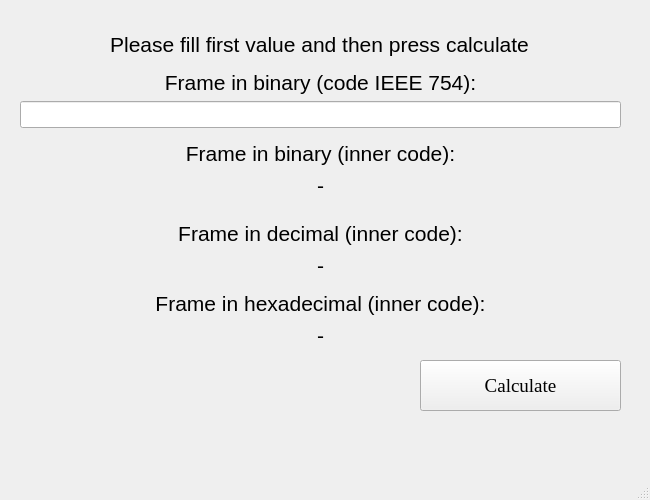
<?xml version="1.0" encoding="UTF-8"?>
<ui version="4.0">
 <class>MainWindow</class>
 <widget class="QMainWindow" name="MainWindow">
  <property name="geometry">
   <rect>
    <x>0</x>
    <y>0</y>
    <width>650</width>
    <height>500</height>
   </rect>
  </property>
  <property name="minimumSize">
   <size>
    <width>600</width>
    <height>500</height>
   </size>
  </property>
  <property name="windowTitle">
   <string>MainWindow</string>
  </property>
  <widget class="QWidget" name="centralwidget">
   <widget class="QWidget" name="layoutWidget">
    <property name="geometry">
     <rect>
      <x>20</x>
      <y>140</y>
      <width>601</width>
      <height>58</height>
     </rect>
    </property>
    <layout class="QGridLayout" name="gridLayout">
     <item row="0" column="0">
      <widget class="QLabel" name="label_1">
       <property name="font">
        <font>
         <family>Tahoma</family>
         <pointsize>16</pointsize>
        </font>
       </property>
       <property name="styleSheet">
        <string notr="true">QLabel {
	height: '34px';
}</string>
       </property>
       <property name="text">
        <string>Frame in binary (inner code):</string>
       </property>
       <property name="alignment">
        <set>Qt::AlignCenter</set>
       </property>
      </widget>
     </item>
     <item row="1" column="0">
      <widget class="QLabel" name="frame_binary">
       <property name="font">
        <font>
         <family>Tahoma</family>
         <pointsize>16</pointsize>
        </font>
       </property>
       <property name="styleSheet">
        <string notr="true">QLabel {
	height: '34px';
}</string>
       </property>
       <property name="text">
        <string>-</string>
       </property>
       <property name="alignment">
        <set>Qt::AlignCenter</set>
       </property>
      </widget>
     </item>
    </layout>
   </widget>
   <widget class="QWidget" name="layoutWidget_2">
    <property name="geometry">
     <rect>
      <x>20</x>
      <y>70</y>
      <width>601</width>
      <height>58</height>
     </rect>
    </property>
    <layout class="QGridLayout" name="gridLayout_2">
     <item row="0" column="0">
      <widget class="QLabel" name="label_2">
       <property name="font">
        <font>
         <family>Tahoma</family>
         <pointsize>16</pointsize>
        </font>
       </property>
       <property name="styleSheet">
        <string notr="true">QLabel {
	height: '34px';
}</string>
       </property>
       <property name="text">
        <string>Frame in binary (code IEEE 754):</string>
       </property>
       <property name="alignment">
        <set>Qt::AlignCenter</set>
       </property>
      </widget>
     </item>
     <item row="1" column="0">
      <widget class="QLineEdit" name="frame_bytes">
       <property name="font">
        <font>
         <family>Times New Roman</family>
         <pointsize>14</pointsize>
        </font>
       </property>
       <property name="styleSheet">
        <string notr="true"/>
       </property>
       <property name="maxLength">
        <number>256</number>
       </property>
       <property name="alignment">
        <set>Qt::AlignCenter</set>
       </property>
      </widget>
     </item>
    </layout>
   </widget>
   <widget class="QWidget" name="layoutWidget_3">
    <property name="geometry">
     <rect>
      <x>20</x>
      <y>220</y>
      <width>601</width>
      <height>58</height>
     </rect>
    </property>
    <layout class="QGridLayout" name="gridLayout_3">
     <item row="1" column="0">
      <widget class="QLabel" name="label_3">
       <property name="font">
        <font>
         <family>Tahoma</family>
         <pointsize>16</pointsize>
        </font>
       </property>
       <property name="styleSheet">
        <string notr="true">QLabel {
	height: '34px';
}</string>
       </property>
       <property name="text">
        <string>Frame in decimal (inner code):</string>
       </property>
       <property name="alignment">
        <set>Qt::AlignCenter</set>
       </property>
      </widget>
     </item>
     <item row="2" column="0">
      <widget class="QLabel" name="frame_decimal">
       <property name="font">
        <font>
         <family>Tahoma</family>
         <pointsize>16</pointsize>
        </font>
       </property>
       <property name="styleSheet">
        <string notr="true">QLabel {
	height: '34px';
}</string>
       </property>
       <property name="text">
        <string>-</string>
       </property>
       <property name="alignment">
        <set>Qt::AlignCenter</set>
       </property>
      </widget>
     </item>
    </layout>
   </widget>
   <widget class="QWidget" name="layoutWidget_4">
    <property name="geometry">
     <rect>
      <x>20</x>
      <y>290</y>
      <width>601</width>
      <height>58</height>
     </rect>
    </property>
    <layout class="QGridLayout" name="gridLayout_4">
     <item row="1" column="0">
      <widget class="QLabel" name="label_4">
       <property name="font">
        <font>
         <family>Tahoma</family>
         <pointsize>16</pointsize>
        </font>
       </property>
       <property name="styleSheet">
        <string notr="true">QLabel {
	height: '34px';
}</string>
       </property>
       <property name="text">
        <string>Frame in hexadecimal (inner code):</string>
       </property>
       <property name="alignment">
        <set>Qt::AlignCenter</set>
       </property>
      </widget>
     </item>
     <item row="2" column="0">
      <widget class="QLabel" name="frame_hexadecimal">
       <property name="font">
        <font>
         <family>Tahoma</family>
         <pointsize>16</pointsize>
        </font>
       </property>
       <property name="styleSheet">
        <string notr="true">QLabel {
	height: '34px';
}</string>
       </property>
       <property name="text">
        <string>-</string>
       </property>
       <property name="alignment">
        <set>Qt::AlignCenter</set>
       </property>
      </widget>
     </item>
    </layout>
   </widget>
   <widget class="QPushButton" name="calculate">
    <property name="geometry">
     <rect>
      <x>420</x>
      <y>360</y>
      <width>201</width>
      <height>51</height>
     </rect>
    </property>
    <property name="font">
     <font>
      <family>Times New Roman</family>
      <pointsize>14</pointsize>
      <weight>50</weight>
      <bold>false</bold>
     </font>
    </property>
    <property name="text">
     <string>Calculate</string>
    </property>
    <property name="iconSize">
     <size>
      <width>25</width>
      <height>24</height>
     </size>
    </property>
   </widget>
   <widget class="QLabel" name="label_5">
    <property name="geometry">
     <rect>
      <x>20</x>
      <y>30</y>
      <width>599</width>
      <height>29</height>
     </rect>
    </property>
    <property name="font">
     <font>
      <family>Tahoma</family>
      <pointsize>16</pointsize>
     </font>
    </property>
    <property name="styleSheet">
     <string notr="true">QLabel {
	height: '34px';
}</string>
    </property>
    <property name="text">
     <string>Please fill first value and then press calculate</string>
    </property>
    <property name="alignment">
     <set>Qt::AlignCenter</set>
    </property>
   </widget>
  </widget>
  <widget class="QMenuBar" name="menubar">
   <property name="geometry">
    <rect>
     <x>0</x>
     <y>0</y>
     <width>650</width>
     <height>22</height>
    </rect>
   </property>
  </widget>
  <widget class="QStatusBar" name="statusbar"/>
 </widget>
 <resources/>
 <connections/>
</ui>
